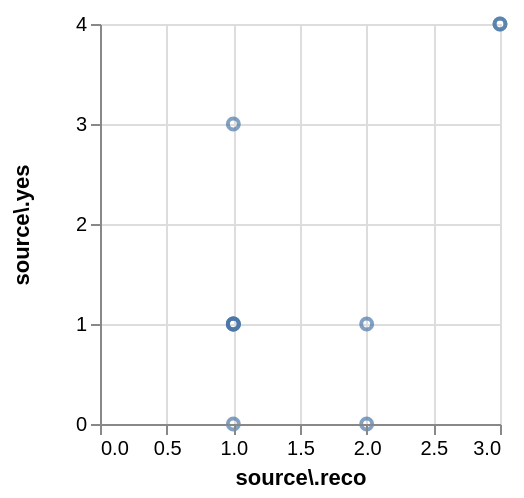

The specification (Vega-Lite) saved for this image:
### Vega specification from a JSON file in a GitHub repository (floating-point values rounded to 4 significant figures)
{"$schema": "https://vega.github.io/schema/vega/v5.json", "autosize": "pad", "padding": 5, "width": 200, "height": 200, "style": "cell", "data": [{"name": "source_0", "values": {"hits": {"hits": [{"source.reco": 2, "source.yes": 1}, {"source.reco": 3, "source.yes": 4}, {"source.reco": 2, "source.yes": 0}, {"source.reco": 1, "source.yes": 3}, {"source.reco": 3, "source.yes": 4}, {"source.reco": 1, "source.yes": 1}, {"source.reco": 1, "source.yes": 1}, {"source.reco": 1, "source.yes": 1}, {"source.reco": 1, "source.yes": 0}, {"source.reco": 1, "source.yes": 1}]}}, "format": {"property": "hits.hits"}}], "marks": [{"name": "marks", "type": "symbol", "style": ["point"], "from": {"data": "source_0"}, "encode": {"update": {"opacity": {"value": 0.7}, "fill": [{"test": "datum[\"source.reco\"] === null || isNaN(datum[\"source.reco\"]) || datum[\"source.yes\"] === null || isNaN(datum[\"source.yes\"])", "value": null}, {"value": "transparent"}], "stroke": [{"test": "datum[\"source.reco\"] === null || isNaN(datum[\"source.reco\"]) || datum[\"source.yes\"] === null || isNaN(datum[\"source.yes\"])", "value": null}, {"value": "#4c78a8"}], "tooltip": {"signal": "{\"source\\\\.reco\": format(datum[\"source.reco\"], \"\"), \"source\\\\.yes\": format(datum[\"source.yes\"], \"\")}"}, "x": {"scale": "x", "field": "source\\.reco"}, "y": {"scale": "y", "field": "source\\.yes"}}}}], "scales": [{"name": "x", "type": "linear", "domain": {"data": "source_0", "field": "source\\.reco"}, "range": [0, {"signal": "width"}], "nice": true, "zero": true}, {"name": "y", "type": "linear", "domain": {"data": "source_0", "field": "source\\.yes"}, "range": [{"signal": "height"}, 0], "nice": true, "zero": true}], "axes": [{"scale": "x", "orient": "bottom", "grid": false, "title": "source\\.reco", "labelFlush": true, "labelOverlap": true, "tickCount": {"signal": "ceil(width/40)"}, "zindex": 1}, {"scale": "x", "orient": "bottom", "gridScale": "y", "grid": true, "tickCount": {"signal": "ceil(width/40)"}, "domain": false, "labels": false, "maxExtent": 0, "minExtent": 0, "ticks": false, "zindex": 0}, {"scale": "y", "orient": "left", "grid": false, "title": "source\\.yes", "labelOverlap": true, "tickCount": {"signal": "ceil(height/40)"}, "zindex": 1}, {"scale": "y", "orient": "left", "gridScale": "x", "grid": true, "tickCount": {"signal": "ceil(height/40)"}, "domain": false, "labels": false, "maxExtent": 0, "minExtent": 0, "ticks": false, "zindex": 0}], "config": {"axisY": {"minExtent": 30}}}
